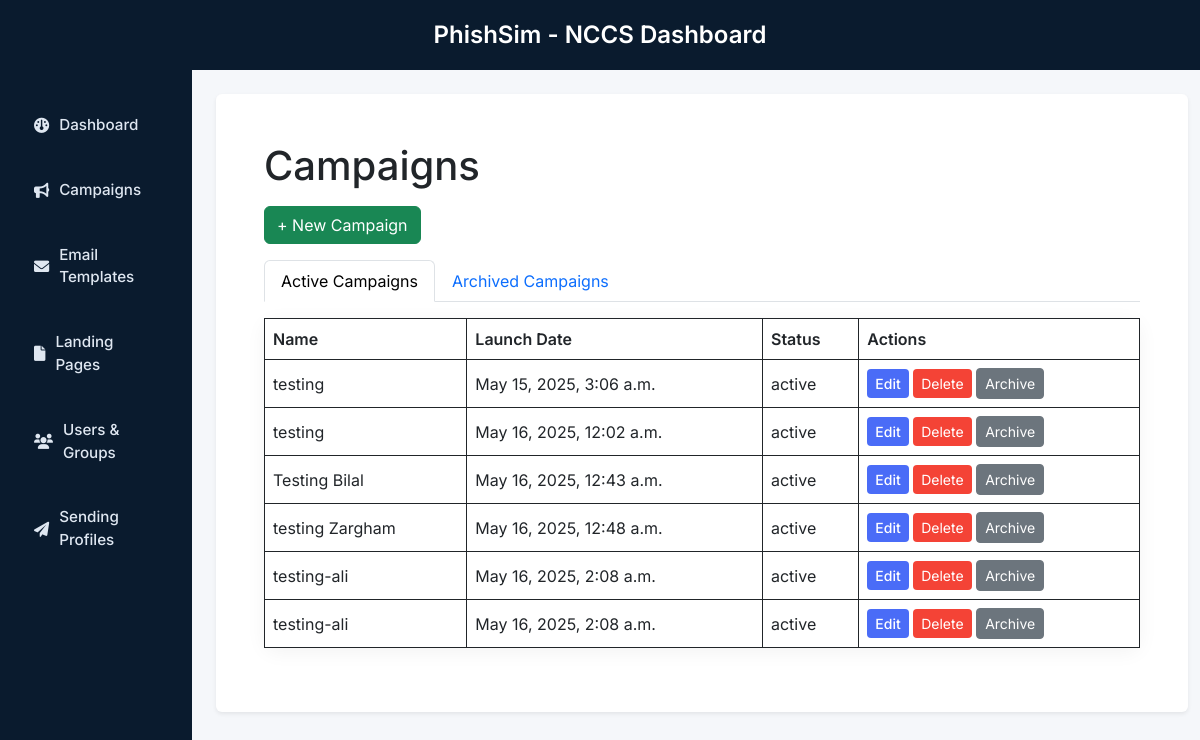
/campaigns/ (signed in), run on the app's committed database.
### core/models.py (models this page shows, shortened)
class Campaign(models.Model):
    STATUS_CHOICES = [
        ('draft', 'Draft'),
        ('active', 'Active'),
        ('archived', 'Archived'),
    ]
    user = models.ForeignKey(User, on_delete=models.CASCADE)
    name = models.CharField(max_length=100, blank=True, null=True)
    email_template = models.ForeignKey('EmailTemplate', on_delete=models.SET_NULL, null=True, blank=True)
    landing_page = models.ForeignKey('LandingPage', on_delete=models.SET_NULL, null=True, blank=True)
    url = models.URLField(blank=True, null=True)
    launch_date = models.DateTimeField(blank=True, null=True)
    send_emails_by = models.DateTimeField(blank=True, null=True)
    sending_profile = models.ForeignKey('SendingProfile', on_delete=models.SET_NULL, null=True, blank=True)
    groups = models.ManyToManyField('Group', blank=True)
    status = models.CharField(max_length=20, choices=STATUS_CHOICES, default='draft')

### core/views.py (the view)
# urls.py: path('campaigns/', views.campaign_list, name='campaign_list'),
def campaign_list(request):
    today = timezone.now()
    active_campaigns = active_campaigns = Campaign.objects.filter(user=request.user)
    archived_campaigns = Campaign.objects.filter(status='archived')
    email_templates = EmailTemplate.objects.filter(user=request.user)
    landing_pages = LandingPage.objects.filter(user=request.user)
    sending_profiles = SendingProfile.objects.filter(user=request.user)
    groups = Group.objects.filter(user=request.user)
    if request.method == 'POST':
        form = CampaignForm(request.POST)
        if form.is_valid():
            campaign = form.save(commit=False)
            campaign.user = request.user  # Assign the logged-in user to the campaign
            if campaign.launch_date and campaign.launch_date <= today:
                campaign.status = 'active'
            else:
                campaign.status = 'draft'  # Set status as 'active' even if launch_date is in the future
            campaign.save()  # Save the campaign to the database
            form.save_m2m()
            campaign.send_emails()  # This will send the emails to the selected groups
            print(f"Campaign saved and emails sent for: {campaign.name}")
            return redirect('campaign_list')
        else:
            print("Form Errors:", form.errors)
    else:
        form = CampaignForm()
    return render(request, 'core/campaign_list.html', {
        'active_campaigns': active_campaigns,
        'archived_campaigns': archived_campaigns,
        'email_templates': email_templates,
        'landing_pages': landing_pages,
        'sending_profiles': sending_profiles,
        'groups': groups,
        'form': form,  # Pass the form to the template so it's available for modal submission
    })

### core/templates/core/campaign_list.html (shortened to what this page needs)
{% extends "core/base.html" %}
{% block content %}
<div class="container-fluid p-4">
    <h1 class="mb-3">Campaigns</h1>
    <button class="btn btn-success mb-3" data-bs-toggle="modal" data-bs-target="#newCampaignModal">+ New Campaign</button>
    <ul class="nav nav-tabs">
        <li class="nav-item">
            <a class="nav-link active" data-bs-toggle="tab" href="#active">Active Campaigns</a>
        </li>
        <li class="nav-item">
            <a class="nav-link" data-bs-toggle="tab" href="#archived">Archived Campaigns</a>
        </li>
    </ul>
    <div class="tab-content mt-3">
        <div id="active" class="tab-pane fade show active">
            <table class="table table-bordered">
             <thead>
                <tr>
                    <th>Name</th>
                    <th>Launch Date</th>
                    <th>Status</th>
                    <th>Actions</th>
                </tr>
            </thead>
            <tbody>
                {% for campaign in active_campaigns %}
                <tr>
                    <td>{{ campaign.name }}</td>
                    <td>{{ campaign.launch_date }}</td>
                    <td>{{ campaign.status }}</td>
                    <td>
                        <a href="{% url 'edit_campaign' campaign.id %}" class="btn btn-sm btn-primary">Edit</a>
                        <a href="{% url 'delete_campaign' campaign.id %}" class="btn btn-sm btn-danger">Delete</a>
                        <a href="{% url 'archive_campaign' campaign.id %}" class="btn btn-sm btn-secondary">Archive</a>
                    </td>
                </tr>
                {% endfor %}
            </tbody>
         </table>
        </div>
    </div>
{% endblock %}

### static/core/style.css (style rules this page uses)
body { font-family: 'Inter', sans-serif; background-color: #f4f6f8; margin: 0; }
.card, .table, .modal-content { border-radius: 12px; box-shadow: 0 4px 20px rgba(0, 0, 0, 0.05); border: none; }
.table th { font-weight: 600; }
.table td, .table th { vertical-align: middle; }
.btn-primary { background-color: #4a6cf7; border: none; font-weight: 500; }
.btn-danger { background-color: #f44336; border: none; }

### data on the page
Campaign: name "testing", launch_date "May 15, 2025, 3:06 a.m.", status "active"
Campaign: name "testing", launch_date "May 16, 2025, 12:02 a.m.", status "active"
Campaign: name "Testing Bilal", launch_date "May 16, 2025, 12:43 a.m.", status "active"
Campaign: name "testing Zargham", launch_date "May 16, 2025, 12:48 a.m.", status "active"
Campaign: name "testing-ali", launch_date "May 16, 2025, 2:08 a.m.", status "active"
Campaign: name "testing-ali", launch_date "May 16, 2025, 2:08 a.m.", status "active"
